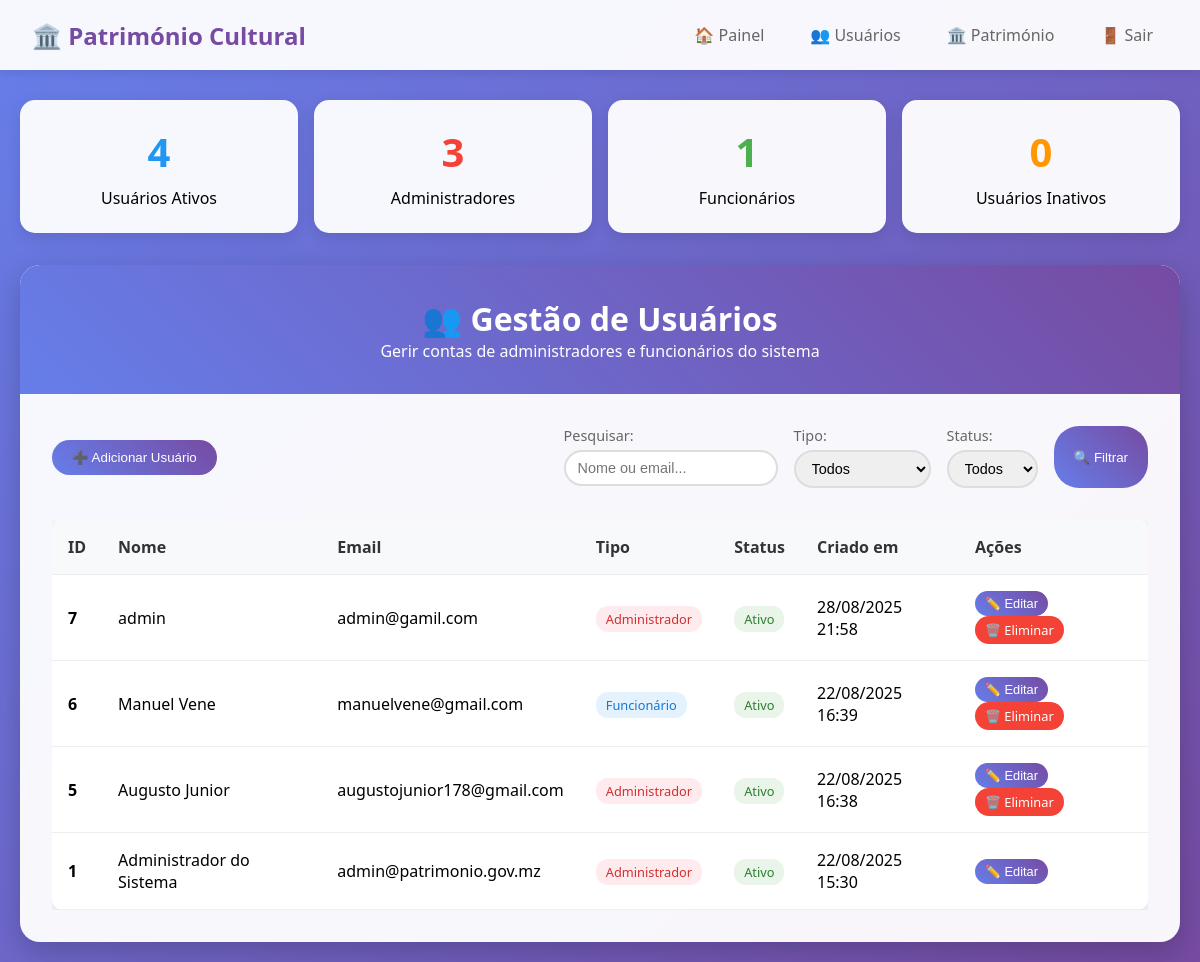
Page /gestao_usuarios.php (signed in) on the committed database.
### tables this page shows
CREATE TABLE `usuarios` (
  `id` int(11) NOT NULL AUTO_INCREMENT,
  `nome` varchar(100) NOT NULL,
  `email` varchar(100) NOT NULL,
  `senha` varchar(255) NOT NULL,
  `tipo_usuario` enum('admin','funcionario') NOT NULL,
  `data_criacao` timestamp NOT NULL DEFAULT current_timestamp(),
  `data_atualizacao` timestamp NOT NULL DEFAULT current_timestamp() ON UPDATE current_timestamp(),
  `ativo` tinyint(1) DEFAULT 1,
  `status` enum('ativo','desativado') DEFAULT 'ativo',
  PRIMARY KEY (`id`),
  UNIQUE KEY `email` (`email`)
);

### gestao_usuarios.php (the view, shortened to what this page needs)
<?php
include 'config.php';
$filtro = $_GET['filtro'] ?? '';
$sql = "SELECT * FROM usuarios WHERE 1=1";
$params = [];
$sql .= " ORDER BY id DESC";
$stmt = $pdo->prepare($sql);
$stmt->execute($params);
$usuarios = $stmt->fetchAll(PDO::FETCH_ASSOC);
$stats = [];
$stmt = $pdo->query("SELECT COUNT(*) as total FROM usuarios WHERE ativo = 1");
$stats['total_ativos'] = $stmt->fetch()['total'];
$stmt = $pdo->query("SELECT COUNT(*) as admins FROM usuarios WHERE tipo_usuario = 'admin' AND ativo = 1");
$stats['admins'] = $stmt->fetch()['admins'];
$stmt = $pdo->query("SELECT COUNT(*) as funcionarios FROM usuarios WHERE tipo_usuario = 'funcionario' AND ativo = 1");
$stats['funcionarios'] = $stmt->fetch()['funcionarios'];
$stmt = $pdo->query("SELECT COUNT(*) as inativos FROM usuarios WHERE ativo = 0");
$stats['inativos'] = $stmt->fetch()['inativos'];
?>
<!DOCTYPE html>
<html lang="pt">
<head>
</head>
<body>
    <header class="header">
        <nav class="nav">
            <div class="logo">🏛️ Património Cultural</div>
            <div class="nav-links">
                <a href="admin.php">🏠 Painel</a>
                <a href="gestao_usuarios.php">👥 Usuários</a>
                <a href="gestao_patrimonio.php">🏛️ Património</a>
                <a href="?logout=1">🚪 Sair</a>
            </div>
        </nav>
    </header>
    <div class="container">
        <div class="stats-grid">
            <div class="stat-card total">
                <div class="stat-number"><?php echo $stats['total_ativos']; ?></div>
                <div>Usuários Ativos</div>
            </div>
            <div class="stat-card admins">
                <div class="stat-number"><?php echo $stats['admins']; ?></div>
                <div>Administradores</div>
            </div>
            <div class="stat-card funcionarios">
                <div class="stat-number"><?php echo $stats['funcionarios']; ?></div>
                <div>Funcionários</div>
            </div>
            <div class="stat-card inativos">
                <div class="stat-number"><?php echo $stats['inativos']; ?></div>
                <div>Usuários Inativos</div>
            </div>
        </div>
        <div class="main-content">
            <div class="content-header">
                <h1>👥 Gestão de Usuários</h1>
                <p>Gerir contas de administradores e funcionários do sistema</p>
            </div>
            <div class="content-body">
                <div class="actions-bar">
                    <button class="btn btn-primary" onclick="abrirModal()">
                        ➕ Adicionar Usuário
                    </button>
                    <form method="GET" class="filters">
                        <div class="filter-group">
                            <label>Pesquisar:</label>
                            <input type="text" name="filtro" value="<?php echo htmlspecialchars($filtro); ?>" placeholder="Nome ou email...">
                        </div>
                        <div class="filter-group">
                            <label>Tipo:</label>
                            <select name="tipo">
                                <option value="">Todos</option>
                            </select>
                        </div>
                        <div class="filter-group">
                            <label>Status:</label>
                            <select name="status">
                                <option value="">Todos</option>
                            </select>
                        </div>
                        <button type="submit" class="btn btn-primary">🔍 Filtrar</button>
                    </form>
                </div>
                <div class="table-container">
                    <table>
                        <thead>
                            <tr>
                                <th>ID</th>
                                <th>Nome</th>
                                <th>Email</th>
                                <th>Tipo</th>
                                <th>Status</th>
                                <th>Criado em</th>
                                <th>Ações</th>
                            </tr>
                        </thead>
                        <tbody>
                            <?php if (empty($usuarios)): ?>
                                <tr>
                                    <td colspan="7" style="text-align: center; padding: 2rem; color: #666;">
                                        Nenhum usuário encontrado
                                    </td>
                                </tr>
                            <?php else: ?>
                                <?php foreach ($usuarios as $u): ?>
                                    <tr>
                                        <td><strong><?php echo $u['id']; ?></strong></td>
                                        <td><?php echo htmlspecialchars($u['nome']); ?></td>
                                        <td><?php echo htmlspecialchars($u['email']); ?></td>
                                        <td>
                                            <span class="badge badge-<?php echo $u['tipo_usuario']; ?>">
                                                <?php echo $u['tipo_usuario'] == 'admin' ? 'Administrador' : 'Funcionário'; ?>
                                            </span>
                                        </td>
                                        <td>
                                            <span class="badge badge-<?php echo $u['ativo'] ? 'ativo' : 'inativo'; ?>">
                                                <?php echo $u['ativo'] ? 'Ativo' : 'Inativo'; ?>
                                            </span>
                                        </td>
                                        <td><?php echo date('d/m/Y H:i', strtotime($u['data_criacao'])); ?></td>
                                        <td>
                                            <button class="btn btn-primary btn-small" onclick="editarUsuario(<?php echo $u['id']; ?>)">✏️ Editar</button>
                                            <?php if ($u['id'] != $_SESSION['usuario_id']): ?>
                                                <a href="?apagar=<?php echo $u['id']; ?>" class="btn btn-danger btn-small" onclick="return confirm('Tem certeza que deseja eliminar este usuário?')">🗑️ Eliminar</a>
                                            <?php endif; ?>
                                        </td>
                                    </tr>
                                <?php endforeach; ?>
                            <?php endif; ?>
                        </tbody>
                    </table>
                </div>
            </div>
        </div>
    </div>
</body>
</html>

### gestao_usuarios.php (style rules this page uses)
* { margin: 0; padding: 0; box-sizing: border-box; }
body { font-family: 'Segoe UI', Tahoma, Geneva, Verdana, sans-serif; background: linear-gradient(135deg, #667eea 0%, #764ba2 100%); min-height: 100vh; }
.header { background: rgba(255, 255, 255, 0.95); padding: 1rem 2rem; box-shadow: 0 2px 10px rgba(0,0,0,0.1); position: fixed; width: 100%; top: 0; z-index: 1000; }
.nav { display: flex; justify-content: space-between; align-items: center; max-width: 1400px; margin: 0 auto; }
.logo { font-size: 1.5rem; font-weight: bold; color: #764ba2; }
.nav-links { display: flex; gap: 1rem; }
.nav-links a { text-decoration: none; color: #666; padding: 8px 15px; border-radius: 20px; transition: all 0.3s ease; }
.container { max-width: 1400px; margin: 0 auto; padding: 100px 20px 20px; }
.stats-grid { display: grid; grid-template-columns: repeat(auto-fit, minmax(250px, 1fr)); gap: 1rem; margin-bottom: 2rem; }
.stat-card { background: rgba(255, 255, 255, 0.95); padding: 1.5rem; border-radius: 15px; box-shadow: 0 5px 15px rgba(0,0,0,0.1); text-align: center; }
.stat-number { font-size: 2.5rem; font-weight: bold; margin-bottom: 0.5rem; }
.stat-card.total .stat-number { color: #2196F3; }
.stat-card.admins .stat-number { color: #f44336; }
.stat-card.funcionarios .stat-number { color: #4CAF50; }
.stat-card.inativos .stat-number { color: #FF9800; }
.main-content { background: rgba(255, 255, 255, 0.95); border-radius: 20px; box-shadow: 0 10px 30px rgba(0,0,0,0.2); overflow: hidden; }
.content-header { background: linear-gradient(45deg, #667eea, #764ba2); color: white; padding: 2rem; text-align: center; }
.content-body { padding: 2rem; }
.actions-bar { display: flex; justify-content: space-between; align-items: center; margin-bottom: 2rem; gap: 1rem; flex-wrap: wrap; }
.btn { padding: 10px 20px; border: none; border-radius: 25px; cursor: pointer; text-decoration: none; display: inline-flex; align-items: center; gap: 8px; font-weight: 500; transition: all 0.3s ease; }
.btn-primary { background: linear-gradient(45deg, #667eea, #764ba2); color: white; }
.btn-danger { background: #f44336; color: white; }
.btn-small { padding: 5px 10px; font-size: 0.8rem; }
.filters { display: flex; gap: 1rem; flex-wrap: wrap; }
.filter-group { display: flex; flex-direction: column; gap: 5px; }
.filter-group label { font-size: 0.9rem; color: #666; font-weight: 500; }
select, input[type="text"], input[type="email"], input[type="password"] { padding: 8px 12px; border: 2px solid #ddd; border-radius: 20px; font-size: 0.9rem; }
.table-container { overflow-x: auto; margin-top: 2rem; }
table { width: 100%; border-collapse: collapse; background: white; border-radius: 10px; overflow: hidden; box-shadow: 0 5px 15px rgba(0,0,0,0.1); }
th, td { padding: 1rem; text-align: left; border-bottom: 1px solid #eee; }
th { background: #f8f9fa; font-weight: 600; color: #333; }
.badge { padding: 4px 10px; border-radius: 12px; font-size: 0.8rem; font-weight: 500; }
.badge-admin { background: #ffebee; color: #d32f2f; }
.badge-funcionario { background: #e3f2fd; color: #1976d2; }
.badge-ativo { background: #e8f5e8; color: #2e7d32; }

### rows in the picture
usuarios: id "7", nome "admin", email "admin@gamil.com", tipo_usuario "Administrador", ativo "Ativo", data_criacao "28/08/2025 21:58"
usuarios: id "6", nome "Manuel Vene", email "manuelvene@gmail.com", tipo_usuario "Funcionário", ativo "Ativo", data_criacao "22/08/2025 16:39"
usuarios: id "5", nome "Augusto Junior", email "augustojunior178@gmail.com", tipo_usuario "Administrador", ativo "Ativo", data_criacao "22/08/2025 16:38"
usuarios: id "1", nome "Administrador do Sistema", email "admin@patrimonio.gov.mz", tipo_usuario "Administrador", ativo "Ativo", data_criacao "22/08/2025 15:30"

### other values in the picture
$stats['total_ativos'] "4"
$stats['admins'] "3"
$stats['funcionarios'] "1"
$stats['inativos'] "0"
